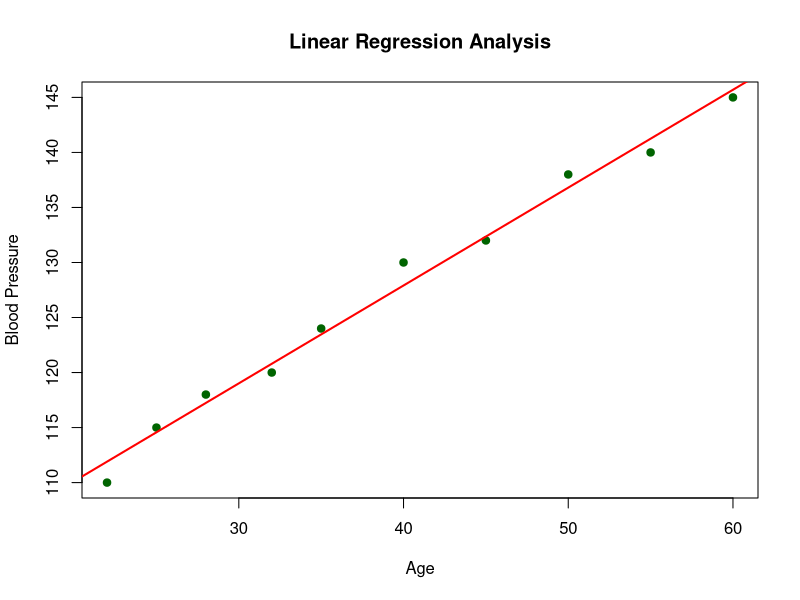

Recreate this plot in R.
# Experiment 19: Linear Regression
# Example data is used instead of an external diabetes dataset.
diabetes <- data.frame(
  Age = c(22, 25, 28, 32, 35, 40, 45, 50, 55, 60),
  BloodPressure = c(110, 115, 118, 120, 124, 130, 132, 138, 140, 145)
)

model <- lm(BloodPressure ~ Age, data = diabetes)
print(summary(model))

plot(diabetes$Age, diabetes$BloodPressure,
     col = "darkgreen", pch = 19,
     main = "Linear Regression Analysis",
     xlab = "Age", ylab = "Blood Pressure")
abline(model, col = "red", lwd = 2)
